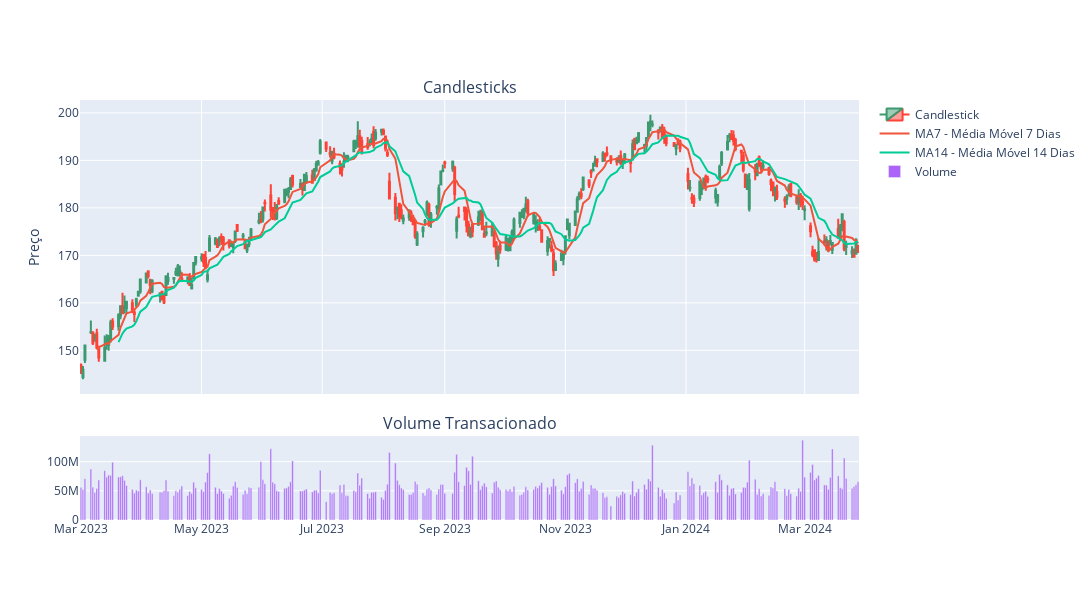

The code cell stored with this chart in its notebook:
### Code cell
verdadeira_api_magica('AAPL', '2023-03-01', '2024-03-29')

### Figure 1 — Plotly figure (JSON) as saved in the notebook; plotly's stock layout.template omitted (floating-point values rounded to 4 significant figures; data arrays with more than 128 entries replaced by an {"elided": "..."} marker saying what was removed)
{"data": [{"close": {"elided": "272 float values"}, "high": {"elided": "272 float values"}, "low": {"elided": "272 float values"}, "name": "Candlestick", "open": {"elided": "272 float values"}, "type": "candlestick", "x": {"elided": "272 str values"}, "xaxis": "x", "yaxis": "y"}, {"mode": "lines", "name": "MA7 - Média Móvel 7 Dias", "type": "scatter", "x": {"elided": "272 str values"}, "xaxis": "x", "y": {"elided": "272 float values"}, "yaxis": "y"}, {"mode": "lines", "name": "MA14 - Média Móvel 14 Dias", "type": "scatter", "x": {"elided": "272 str values"}, "xaxis": "x", "y": {"elided": "272 float values"}, "yaxis": "y"}, {"name": "Volume", "type": "bar", "x": {"elided": "272 str values"}, "xaxis": "x2", "y": {"elided": "272 int values"}, "yaxis": "y2"}], "layout": {"annotations": [{"font": {"size": 16}, "showarrow": false, "text": "Candlesticks", "x": 0.5, "xanchor": "center", "xref": "paper", "y": 1, "yanchor": "bottom", "yref": "paper"}, {"font": {"size": 16}, "showarrow": false, "text": "Volume Transacionado", "x": 0.5, "xanchor": "center", "xref": "paper", "y": 0.2, "yanchor": "bottom", "yref": "paper"}], "height": 600, "width": 1100, "xaxis": {"anchor": "y", "domain": [0, 1], "matches": "x2", "rangeslider": {"visible": false}, "showticklabels": false}, "xaxis2": {"anchor": "y2", "domain": [0, 1]}, "yaxis": {"anchor": "x", "domain": [0.3, 1], "title": {"text": "Preço"}}, "yaxis2": {"anchor": "x2", "domain": [0, 0.2]}}}
